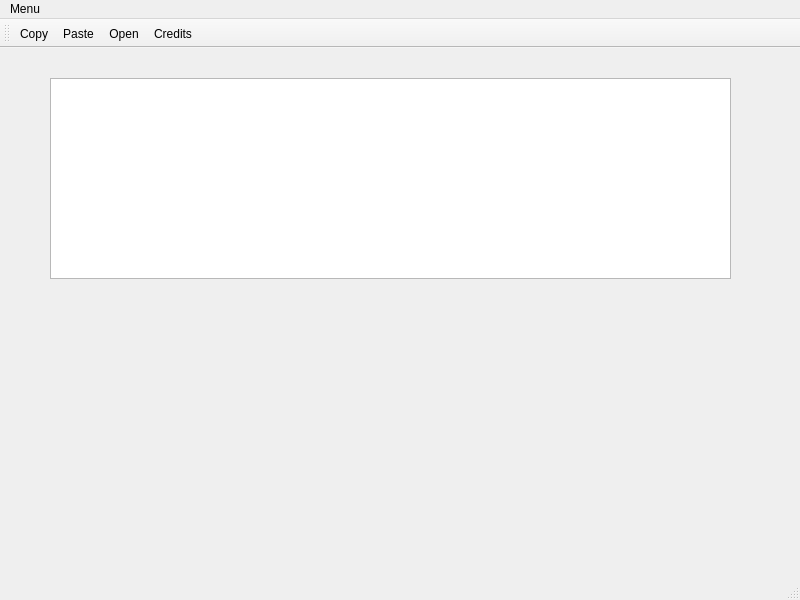
<?xml version="1.0" encoding="UTF-8"?>
<ui version="4.0">
 <class>MainWindow</class>
 <widget class="QMainWindow" name="MainWindow">
  <property name="geometry">
   <rect>
    <x>0</x>
    <y>0</y>
    <width>800</width>
    <height>600</height>
   </rect>
  </property>
  <property name="windowTitle">
   <string>MainWindow</string>
  </property>
  <widget class="QWidget" name="centralwidget">
   <widget class="QTextEdit" name="txtEdit">
    <property name="enabled">
     <bool>true</bool>
    </property>
    <property name="geometry">
     <rect>
      <x>50</x>
      <y>30</y>
      <width>681</width>
      <height>201</height>
     </rect>
    </property>
    <property name="font">
     <font>
      <pointsize>14</pointsize>
     </font>
    </property>
    <property name="html">
     <string>&lt;!DOCTYPE HTML PUBLIC &quot;-//W3C//DTD HTML 4.0//EN&quot; &quot;http://www.w3.org/TR/REC-html40/strict.dtd&quot;&gt;
&lt;html&gt;&lt;head&gt;&lt;meta name=&quot;qrichtext&quot; content=&quot;1&quot; /&gt;&lt;style type=&quot;text/css&quot;&gt;
p, li { white-space: pre-wrap; }
&lt;/style&gt;&lt;/head&gt;&lt;body style=&quot; font-family:'MS Shell Dlg 2'; font-size:14pt; font-weight:400; font-style:normal;&quot;&gt;
&lt;p style=&quot;-qt-paragraph-type:empty; margin-top:0px; margin-bottom:0px; margin-left:0px; margin-right:0px; -qt-block-indent:0; text-indent:0px; font-size:7.8pt;&quot;&gt;&lt;br /&gt;&lt;/p&gt;&lt;/body&gt;&lt;/html&gt;</string>
    </property>
   </widget>
  </widget>
  <widget class="QMenuBar" name="menubar">
   <property name="geometry">
    <rect>
     <x>0</x>
     <y>0</y>
     <width>800</width>
     <height>26</height>
    </rect>
   </property>
   <widget class="QMenu" name="menuMenu">
    <property name="title">
     <string>Menu</string>
    </property>
    <addaction name="actionCopy"/>
    <addaction name="actionPaste"/>
    <addaction name="separator"/>
    <addaction name="actionOpen"/>
    <addaction name="actionCredits"/>
   </widget>
   <addaction name="menuMenu"/>
  </widget>
  <widget class="QStatusBar" name="statusbar"/>
  <widget class="QToolBar" name="toolBar">
   <property name="windowTitle">
    <string>toolBar</string>
   </property>
   <property name="iconSize">
    <size>
     <width>35</width>
     <height>35</height>
    </size>
   </property>
   <attribute name="toolBarArea">
    <enum>TopToolBarArea</enum>
   </attribute>
   <attribute name="toolBarBreak">
    <bool>false</bool>
   </attribute>
   <addaction name="actionCopy"/>
   <addaction name="actionPaste"/>
   <addaction name="actionOpen"/>
   <addaction name="actionCredits"/>
  </widget>
  <action name="actionCopy">
   <property name="checkable">
    <bool>false</bool>
   </property>
   <property name="icon">
    <iconset>
     <normaloff>icons/scissors.png</normaloff>icons/scissors.png</iconset>
   </property>
   <property name="text">
    <string>Copy</string>
   </property>
  </action>
  <action name="actionPaste">
   <property name="icon">
    <iconset>
     <normaloff>icons/document (1).png</normaloff>icons/document (1).png</iconset>
   </property>
   <property name="text">
    <string>Paste</string>
   </property>
  </action>
  <action name="actionOpen">
   <property name="icon">
    <iconset>
     <normaloff>icons/open-folder.png</normaloff>icons/open-folder.png</iconset>
   </property>
   <property name="text">
    <string>Open</string>
   </property>
  </action>
  <action name="actionCredits">
   <property name="icon">
    <iconset>
     <normaloff>icons/more (1).png</normaloff>icons/more (1).png</iconset>
   </property>
   <property name="text">
    <string>Credits</string>
   </property>
  </action>
 </widget>
 <resources/>
 <connections/>
</ui>
